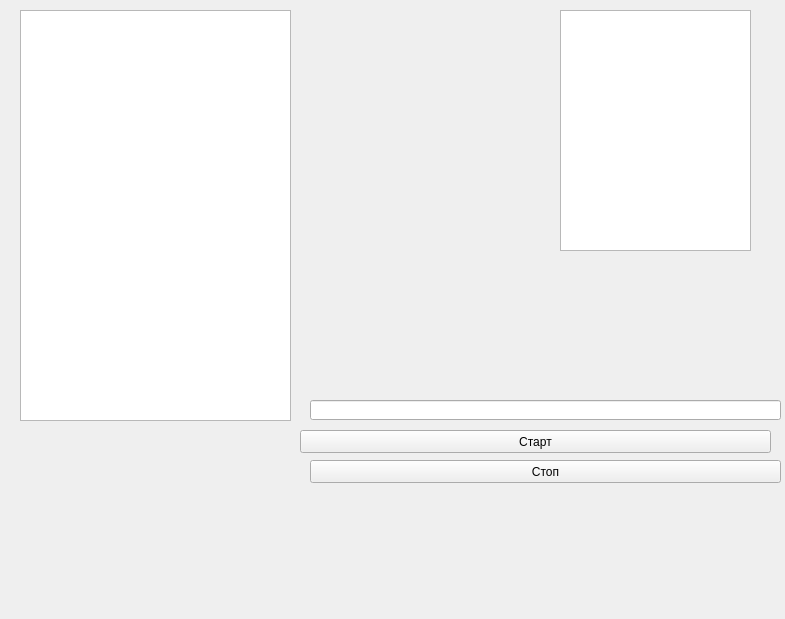
<?xml version="1.0" encoding="UTF-8"?>
<ui version="4.0">
 <class>MainWindow</class>
 <widget class="QMainWindow" name="MainWindow">
  <property name="geometry">
   <rect>
    <x>0</x>
    <y>0</y>
    <width>785</width>
    <height>619</height>
   </rect>
  </property>
  <property name="windowTitle">
   <string>MainWindow</string>
  </property>
  <widget class="QWidget" name="centralwidget">
   <widget class="QLineEdit" name="lineEdit">
    <property name="geometry">
     <rect>
      <x>310</x>
      <y>400</y>
      <width>471</width>
      <height>20</height>
     </rect>
    </property>
   </widget>
   <widget class="QPlainTextEdit" name="plainTextEdit">
    <property name="geometry">
     <rect>
      <x>560</x>
      <y>10</y>
      <width>191</width>
      <height>241</height>
     </rect>
    </property>
   </widget>
   <widget class="QPushButton" name="pushButton">
    <property name="geometry">
     <rect>
      <x>310</x>
      <y>460</y>
      <width>471</width>
      <height>23</height>
     </rect>
    </property>
    <property name="text">
     <string>Стоп</string>
    </property>
   </widget>
   <widget class="QPushButton" name="pushButton_2">
    <property name="geometry">
     <rect>
      <x>300</x>
      <y>430</y>
      <width>471</width>
      <height>23</height>
     </rect>
    </property>
    <property name="text">
     <string>Старт</string>
    </property>
   </widget>
   <widget class="QTableWidget" name="tableWidget">
    <property name="geometry">
     <rect>
      <x>20</x>
      <y>10</y>
      <width>271</width>
      <height>411</height>
     </rect>
    </property>
    <property name="font">
     <font>
      <pointsize>8</pointsize>
     </font>
    </property>
    <attribute name="verticalHeaderMinimumSectionSize">
     <number>15</number>
    </attribute>
    <attribute name="verticalHeaderDefaultSectionSize">
     <number>15</number>
    </attribute>
   </widget>
  </widget>
 </widget>
 <resources/>
 <connections/>
</ui>
